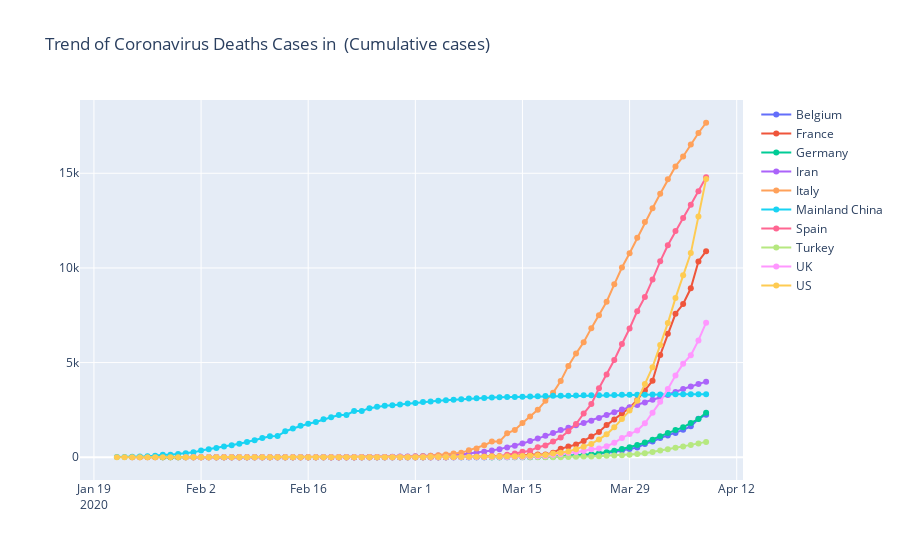

This figure's notebook cell:
### Code cell
plot1, plot2 = compare_countries(10, 'Deaths', corona_19_data)
plot1.show()
